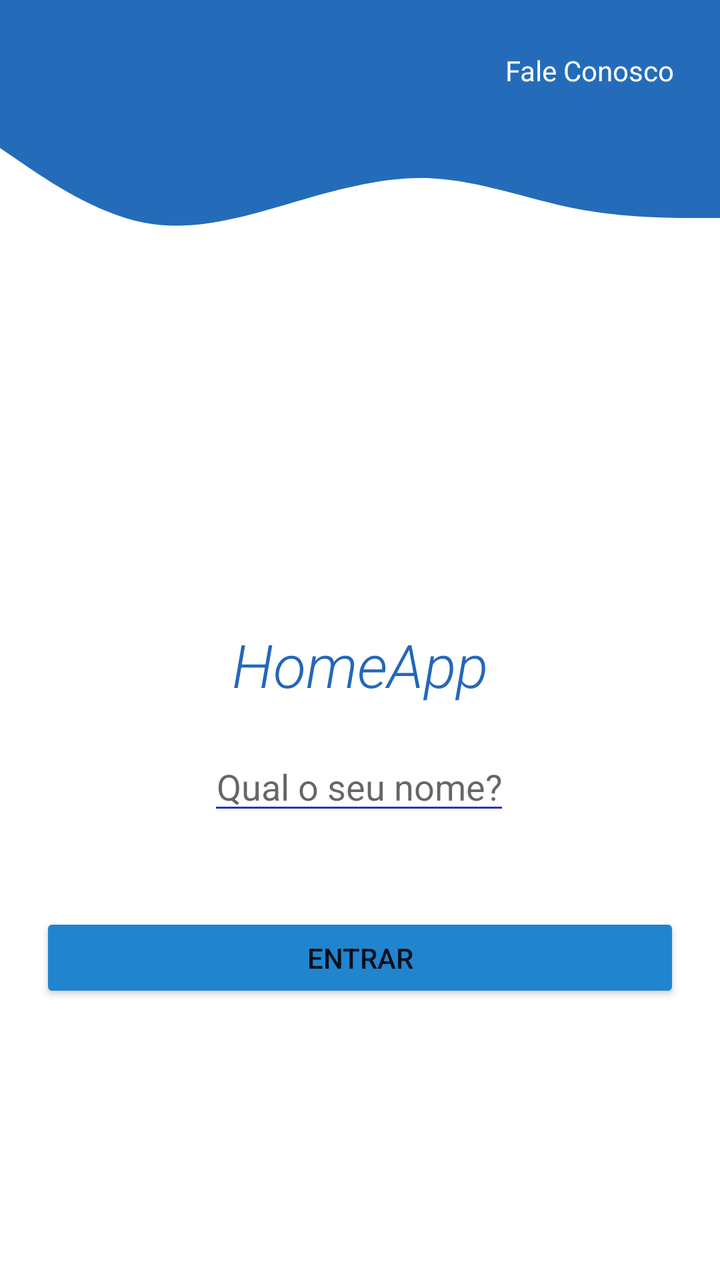
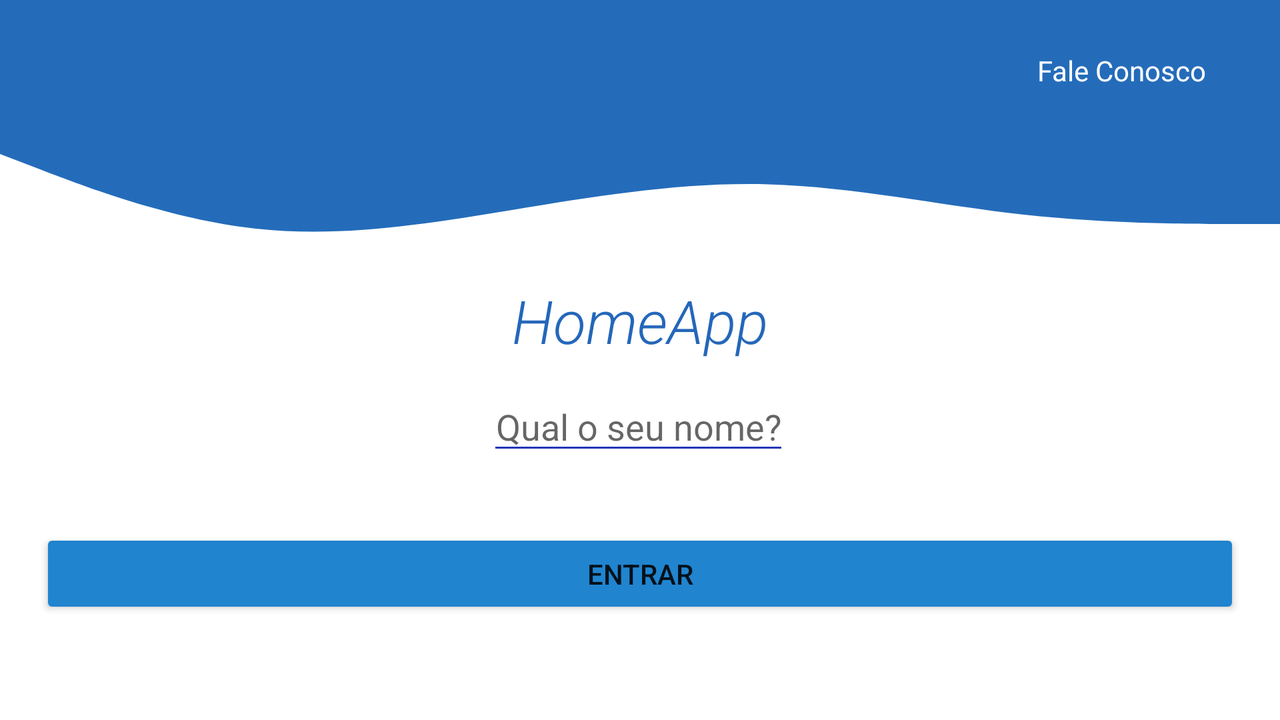

Two renders of one Android screen. The first uses the default layout on a phone; the second uses the alternative layout the repository ships for a different screen configuration, on a matching device. The two XML files are below.
<!-- AndroidManifest.xml: application theme Theme.AT1 -->
<!-- res/layout/fragment_initial.xml -->
<?xml version="1.0" encoding="utf-8"?>
<androidx.constraintlayout.widget.ConstraintLayout xmlns:android="http://schemas.android.com/apk/res/android"
    xmlns:app="http://schemas.android.com/apk/res-auto"
    xmlns:tools="http://schemas.android.com/tools"
    android:id="@+id/linearLayout"
    android:layout_width="match_parent"
    android:layout_height="match_parent"
    tools:context=".View.InitialFragment">

    <TextView
        android:id="@+id/textView2"
        android:layout_width="0dp"
        android:layout_height="wrap_content"
        android:layout_marginTop="312dp"
        android:fontFamily="sans-serif-light"
        android:text="@string/titulo"
        android:textAlignment="center"
        android:textColor="#2467BA"
        android:textSize="30sp"
        android:textStyle="italic"
        app:layout_constraintEnd_toEndOf="parent"
        app:layout_constraintHorizontal_bias="0.0"
        app:layout_constraintStart_toStartOf="parent"
        app:layout_constraintTop_toTopOf="parent" />

    <EditText
        android:id="@+id/tvnome"
        android:layout_width="wrap_content"
        android:layout_height="wrap_content"
        android:backgroundTint="#2437B8"
        android:hint="@string/name"
        android:inputType="textPersonName"
        android:textAlignment="center"
        app:layout_constraintBottom_toBottomOf="parent"
        app:layout_constraintEnd_toEndOf="parent"
        app:layout_constraintHorizontal_bias="0.498"
        app:layout_constraintStart_toStartOf="parent"
        app:layout_constraintTop_toBottomOf="@+id/textView2"
        app:layout_constraintVertical_bias="0.076" />

    <Button
        android:id="@+id/btnentrar"
        android:layout_width="0dp"
        android:layout_height="45dp"
        android:layout_marginStart="20dp"
        android:layout_marginTop="32dp"
        android:layout_marginEnd="20dp"
        android:backgroundTint="#2184CF"
        android:text="@string/btnentrar"
        app:layout_constraintBottom_toBottomOf="parent"
        app:layout_constraintEnd_toEndOf="parent"
        app:layout_constraintHorizontal_bias="1.0"
        app:layout_constraintStart_toStartOf="parent"
        app:layout_constraintTop_toBottomOf="@+id/tvnome"
        app:layout_constraintVertical_bias="0.08" />

    <View
        android:id="@+id/textView5"
        android:layout_width="0dp"
        android:layout_height="70dp"
        android:background="#246CBA"
        android:text="TextView"
        app:layout_constraintBottom_toTopOf="@+id/textView2"
        app:layout_constraintEnd_toEndOf="parent"
        app:layout_constraintHorizontal_bias="0.0"
        app:layout_constraintStart_toStartOf="parent"
        app:layout_constraintTop_toTopOf="parent"
        app:layout_constraintVertical_bias="0.0" />

    <ImageView
        android:id="@+id/imageView2"
        android:layout_width="154dp"
        android:layout_height="138dp"
        app:layout_constraintBottom_toTopOf="@+id/textView2"
        app:layout_constraintEnd_toEndOf="parent"
        app:layout_constraintHorizontal_bias="0.498"
        app:layout_constraintStart_toStartOf="parent"
        app:layout_constraintTop_toBottomOf="@+id/textView5"
        app:layout_constraintVertical_bias="0.643"
        app:srcCompat="@drawable/home_button" />

    <TextView
        android:id="@+id/faleconosco"
        android:layout_width="wrap_content"
        android:layout_height="wrap_content"
        android:padding="10dp"
        android:text="@string/faleconosco"
        android:textColor="#FFFFFF"
        app:layout_constraintBottom_toBottomOf="@+id/textView5"
        app:layout_constraintEnd_toEndOf="@+id/textView5"
        app:layout_constraintHorizontal_bias="0.95"
        app:layout_constraintStart_toStartOf="parent"
        app:layout_constraintTop_toTopOf="parent"
        app:layout_constraintVertical_bias="0.508" />

    <View
        android:id="@+id/textView8"
        android:layout_width="match_parent"
        android:layout_height="70dp"
        android:background="@drawable/ic_wave__4_"
        app:layout_constraintBottom_toTopOf="@+id/imageView2"
        app:layout_constraintEnd_toEndOf="parent"
        app:layout_constraintTop_toTopOf="@+id/textView5"
        app:layout_constraintVertical_bias="1.0" />

</androidx.constraintlayout.widget.ConstraintLayout>
<!-- resources referenced by this layout -->
<resources>
  <!-- drawable ic_wave__4_ (drawable) -->
  <vector xmlns:android="http://schemas.android.com/apk/res/android"
      android:width="1440dp"
      android:height="320dp"
      android:viewportWidth="1440"
      android:viewportHeight="320">
    <path
        android:pathData="M0,32L48,69.3C96,107 192,181 288,202.7C384,224 480,192 576,160C672,128 768,96 864,101.3C960,107 1056,149 1152,170.7C1248,192 1344,192 1392,192L1440,192L1440,0L1392,0C1344,0 1248,0 1152,0C1056,0 960,0 864,0C768,0 672,0 576,0C480,0 384,0 288,0C192,0 96,0 48,0L0,0Z"
        android:fillColor="#246CBA"/>
  </vector>
  <string name="btnentrar">Entrar</string>
  <string name="faleconosco">Fale Conosco</string>
  <string name="name">Qual o seu nome?</string>
  <string name="titulo">HomeApp</string>
  <style name="Theme.AT1" parent="Theme.MaterialComponents.DayNight.NoActionBar">
          
          <item name="colorPrimary">@color/purple_500</item>
          <item name="colorPrimaryVariant">@color/purple_700</item>
          <item name="colorOnPrimary">@color/white</item>
          
          <item name="colorSecondary">@color/teal_200</item>
          <item name="colorSecondaryVariant">@color/teal_700</item>
          <item name="colorOnSecondary">@color/black</item>
          
          <item name="android:statusBarColor" tools:targetApi="l">?attr/colorPrimaryVariant</item>
          
      </style>
  <color name="purple_500">#FF6200EE</color>
  <color name="purple_700">#FF3700B3</color>
  <color name="white">#FFFFFFFF</color>
  <color name="teal_200">#FF03DAC5</color>
  <color name="teal_700">#FF018786</color>
  <color name="black">#FF000000</color>
</resources>
<!-- res/layout-land/fragment_initial.xml (the author's variant of the layout above) -->
<!-- drawn on the phone turned sideways -->
<?xml version="1.0" encoding="utf-8"?>
<androidx.constraintlayout.widget.ConstraintLayout xmlns:android="http://schemas.android.com/apk/res/android"
    xmlns:app="http://schemas.android.com/apk/res-auto"
    xmlns:tools="http://schemas.android.com/tools"
    android:id="@+id/linearLayout"
    android:layout_width="match_parent"
    android:layout_height="match_parent"
    tools:context=".View.InitialFragment">

    <TextView
        android:id="@+id/textView2"
        android:layout_width="0dp"
        android:layout_height="wrap_content"
        android:layout_marginTop="140dp"
        android:fontFamily="sans-serif-light"
        android:text="@string/titulo"
        android:textAlignment="center"
        android:textColor="#2467BA"
        android:textSize="30sp"
        android:textStyle="italic"
        app:layout_constraintEnd_toEndOf="parent"
        app:layout_constraintHorizontal_bias="0.0"
        app:layout_constraintStart_toStartOf="parent"
        app:layout_constraintTop_toTopOf="parent" />

    <EditText
        android:id="@+id/tvnome"
        android:layout_width="wrap_content"
        android:layout_height="wrap_content"
        android:backgroundTint="#2437B8"
        android:hint="@string/name"
        android:inputType="textPersonName"
        android:textAlignment="center"
        app:layout_constraintBottom_toBottomOf="parent"
        app:layout_constraintEnd_toEndOf="parent"
        app:layout_constraintHorizontal_bias="0.498"
        app:layout_constraintStart_toStartOf="parent"
        app:layout_constraintTop_toBottomOf="@+id/textView2"
        app:layout_constraintVertical_bias="0.076" />

    <Button
        android:id="@+id/btnentrar"
        android:layout_width="0dp"
        android:layout_height="45dp"
        android:layout_marginStart="20dp"
        android:layout_marginTop="32dp"
        android:layout_marginEnd="20dp"
        android:backgroundTint="#2184CF"
        android:text="@string/btnentrar"
        app:layout_constraintBottom_toBottomOf="parent"
        app:layout_constraintEnd_toEndOf="parent"
        app:layout_constraintHorizontal_bias="0.0"
        app:layout_constraintStart_toStartOf="parent"
        app:layout_constraintTop_toBottomOf="@+id/tvnome"
        app:layout_constraintVertical_bias="0.0" />

    <View
        android:id="@+id/textView5"
        android:layout_width="0dp"
        android:layout_height="70dp"
        android:background="#246CBA"
        android:text="TextView"
        app:layout_constraintBottom_toTopOf="@+id/textView2"
        app:layout_constraintEnd_toEndOf="parent"
        app:layout_constraintHorizontal_bias="0.0"
        app:layout_constraintStart_toStartOf="parent"
        app:layout_constraintTop_toTopOf="parent"
        app:layout_constraintVertical_bias="0.0" />

    <TextView
        android:id="@+id/faleconosco"
        android:layout_width="wrap_content"
        android:layout_height="wrap_content"
        android:padding="10dp"
        android:text="@string/faleconosco"
        android:textColor="#FFFFFF"
        app:layout_constraintBottom_toBottomOf="@+id/textView5"
        app:layout_constraintEnd_toEndOf="@+id/textView5"
        app:layout_constraintHorizontal_bias="0.95"
        app:layout_constraintStart_toStartOf="parent"
        app:layout_constraintTop_toTopOf="parent"
        app:layout_constraintVertical_bias="0.508" />

    <View
        android:id="@+id/textView8"
        android:layout_width="0dp"
        android:layout_height="70dp"
        android:background="@drawable/ic_wave__4_"
        app:layout_constraintBottom_toTopOf="@+id/textView2"
        app:layout_constraintEnd_toEndOf="parent"
        app:layout_constraintStart_toStartOf="parent"
        app:layout_constraintTop_toBottomOf="@+id/textView5"
        app:layout_constraintVertical_bias="0.0" />

</androidx.constraintlayout.widget.ConstraintLayout>
